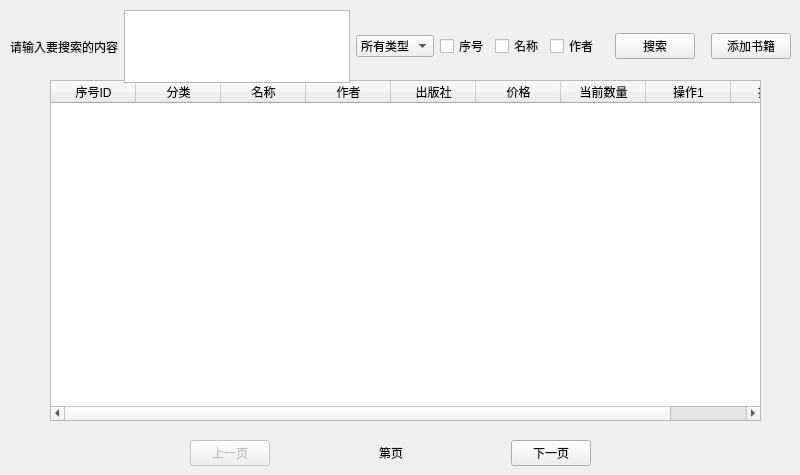
      <widget class="QWidget" name="administrator_book_page1">
       <widget class="QWidget" name="layoutWidget_4">
        <property name="geometry">
         <rect>
          <x>190</x>
          <y>440</y>
          <width>401</width>
          <height>26</height>
         </rect>
        </property>
        <layout class="QHBoxLayout" name="horizontalLayout_11">
         <item>
          <widget class="QPushButton" name="administrator_book_pre_btn">
           <property name="enabled">
            <bool>false</bool>
           </property>
           <property name="text">
            <string>上一页</string>
           </property>
          </widget>
         </item>
         <item>
          <spacer name="horizontalSpacer_17">
           <property name="orientation">
            <enum>Qt::Horizontal</enum>
           </property>
           <property name="sizeHint" stdset="0">
            <size>
             <width>40</width>
             <height>20</height>
            </size>
           </property>
          </spacer>
         </item>
         <item>
          <widget class="QLabel" name="administrator_book_page_num_lable">
           <property name="text">
            <string>第页</string>
           </property>
          </widget>
         </item>
         <item>
          <spacer name="horizontalSpacer_18">
           <property name="orientation">
            <enum>Qt::Horizontal</enum>
           </property>
           <property name="sizeHint" stdset="0">
            <size>
             <width>40</width>
             <height>20</height>
            </size>
           </property>
          </spacer>
         </item>
         <item>
          <widget class="QPushButton" name="administrator_book_next_btn">
           <property name="text">
            <string>下一页</string>
           </property>
          </widget>
         </item>
        </layout>
       </widget>
       <widget class="QTableWidget" name="administrator_book_table_widget">
        <property name="geometry">
         <rect>
          <x>50</x>
          <y>80</y>
          <width>711</width>
          <height>341</height>
         </rect>
        </property>
        <attribute name="horizontalHeaderCascadingSectionResizes">
         <bool>false</bool>
        </attribute>
        <attribute name="horizontalHeaderMinimumSectionSize">
         <number>25</number>
        </attribute>
        <attribute name="horizontalHeaderDefaultSectionSize">
         <number>85</number>
        </attribute>
        <attribute name="verticalHeaderMinimumSectionSize">
         <number>23</number>
        </attribute>
        <attribute name="verticalHeaderDefaultSectionSize">
         <number>30</number>
        </attribute>
        <column>
         <property name="text">
          <string>序号ID</string>
         </property>
        </column>
        <column>
         <property name="text">
          <string>分类</string>
         </property>
        </column>
        <column>
         <property name="text">
          <string>名称</string>
         </property>
        </column>
        <column>
         <property name="text">
          <string>作者</string>
         </property>
        </column>
        <column>
         <property name="text">
          <string>出版社</string>
         </property>
        </column>
        <column>
         <property name="text">
          <string>价格</string>
         </property>
        </column>
        <column>
         <property name="text">
          <string>当前数量</string>
         </property>
        </column>
        <column>
         <property name="text">
          <string>操作1</string>
         </property>
        </column>
        <column>
         <property name="text">
          <string>操作2</string>
         </property>
        </column>
       </widget>
       <widget class="QWidget" name="layoutWidget_5">
        <property name="geometry">
         <rect>
          <x>10</x>
          <y>10</y>
          <width>781</width>
          <height>73</height>
         </rect>
        </property>
        <layout class="QHBoxLayout" name="horizontalLayout_12">
         <item>
          <widget class="QLabel" name="administrator_book_text_lable">
           <property name="text">
            <string>请输入要搜索的内容</string>
           </property>
           <property name="buddy">
            <cstring>search_text_edit</cstring>
           </property>
          </widget>
         </item>
         <item>
          <widget class="QPlainTextEdit" name="administrator_book_text_edit"/>
         </item>
         <item>
          <widget class="QComboBox" name="administrator_book_type_combo_box">
           <item>
            <property name="text">
             <string>所有类型</string>
            </property>
           </item>
           <item>
            <property name="text">
             <string>教育</string>
            </property>
           </item>
           <item>
            <property name="text">
             <string>童话</string>
            </property>
           </item>
           <item>
            <property name="text">
             <string>文学</string>
            </property>
           </item>
           <item>
            <property name="text">
             <string>科幻</string>
            </property>
           </item>
          </widget>
         </item>
         <item>
          <widget class="QCheckBox" name="administrator_book_id_check_box">
           <property name="text">
            <string>序号</string>
           </property>
          </widget>
         </item>
         <item>
          <widget class="QCheckBox" name="administrator_book_name_check_box">
           <property name="text">
            <string>名称</string>
           </property>
          </widget>
         </item>
         <item>
          <widget class="QCheckBox" name="administrator_book_auther_check_box">
           <property name="text">
            <string>作者</string>
           </property>
          </widget>
         </item>
         <item>
          <spacer name="horizontalSpacer_19">
           <property name="orientation">
            <enum>Qt::Horizontal</enum>
           </property>
           <property name="sizeHint" stdset="0">
            <size>
             <width>40</width>
             <height>20</height>
            </size>
           </property>
          </spacer>
         </item>
         <item>
          <widget class="QPushButton" name="administrator_book_do_search_btn">
           <property name="text">
            <string>搜索</string>
           </property>
          </widget>
         </item>
         <item>
          <spacer name="horizontalSpacer_14">
           <property name="orientation">
            <enum>Qt::Horizontal</enum>
           </property>
           <property name="sizeHint" stdset="0">
            <size>
             <width>40</width>
             <height>20</height>
            </size>
           </property>
          </spacer>
         </item>
         <item>
          <widget class="QPushButton" name="administrator_book_btn_insert_btn">
           <property name="text">
            <string>添加书籍</string>
           </property>
          </widget>
         </item>
        </layout>
       </widget>
      </widget>
